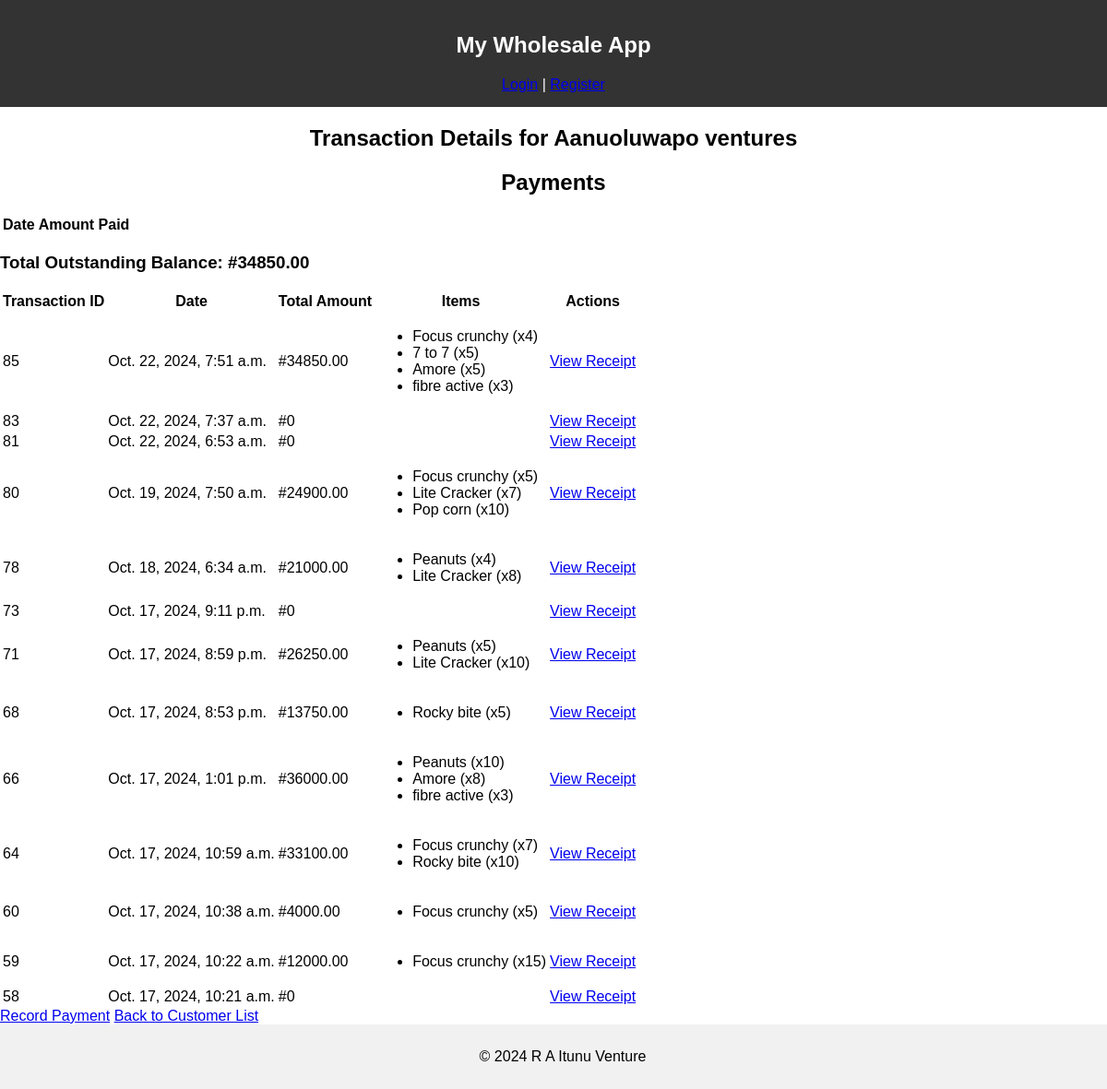
The page /customers/5/ on the database its author committed.
### inventory/models.py (models this page shows, shortened)
class Customer(models.Model):
    name = models.CharField(max_length=100)
    email = models.EmailField(unique=True)
    phone = models.CharField(max_length=15)
    address = models.TextField()
    total_purchases = models.DecimalField(max_digits=10, decimal_places=2, default=0)
    outstanding_balance = models.DecimalField(max_digits=10, decimal_places=2, default=0)

class Transaction(models.Model):
    customer = models.ForeignKey(Customer, on_delete=models.CASCADE)
    user = models.ForeignKey(User, on_delete=models.SET_NULL, null=True)  # Store the user who made the transaction
    date = models.DateTimeField(auto_now_add=True)

class TransactionItem(models.Model):
    transaction = models.ForeignKey(Transaction, on_delete=models.CASCADE, related_name='items')
    product = models.ForeignKey(Product, on_delete=models.CASCADE)
    quantity = models.PositiveIntegerField()

class Product(models.Model):
    name = models.CharField(max_length=100)
    manufacturer = models.ForeignKey(Manufacturer, on_delete=models.CASCADE)
    price = models.DecimalField(max_digits=10, decimal_places=2)
    stock = models.PositiveIntegerField()

### inventory/views.py (the view)
# urls.py: path('customers/<int:customer_id>/', views.customer_detail, name='customer_detail'),
def customer_detail(request, customer_id):
    customer = get_object_or_404(Customer, id=customer_id)
    transactions = Transaction.objects.filter(customer=customer).order_by('-id')
    payments = Payment.objects.filter(customer=customer).order_by('-date_paid')
    transaction_data = []
    for transaction in transactions:
        total_amount = sum(item.product.price * item.quantity for item in transaction.items.all())
        transaction_data.append({
            'transaction': transaction,
            'total_amount': total_amount
        })
    return render(request, 'inventory/customer_detail.html', {
        'customer': customer,
        'transaction_data': transaction_data,  # Transaction details with totals
        'payments': payments  # Payment details
    })

### inventory/templates/inventory/customer_detail.html (shortened to what this page needs)
{% extends 'base.html' %}
{% block content %}
<h2>Transaction Details for {{ customer.name }}</h2>
<h2>Payments</h2>
  <table>
    <thead>
      <tr>
        <th>Date</th>
        <th>Amount Paid</th>
      </tr>
    </thead>
  </table>
  <h3>Total Outstanding Balance: #{{ customer.outstanding_balance }}</h3>
<table>
    <thead>
        <tr>
            <th>Transaction ID</th>
            <th>Date</th>
            <th>Total Amount</th>
            <th>Items</th>
            <th>Actions</th>
        </tr>
    </thead>
    <tbody>
        {% for data in transaction_data %}
        <tr>
            <td>{{ data.transaction.id }}</td>
            <td>{{ data.transaction.date }}</td>
            <td>#{{ data.total_amount }}</td>
            <td>
                <ul>
                    {% for item in data.transaction.items.all %}
                    <li>{{ item.product.name }} (x{{ item.quantity }})</li>
                    {% endfor %}
                </ul>
            </td>
            <td>
                <a href="{% url 'receipt_view' data.transaction.id %}">View Receipt</a>
            </td>
        </tr>
        {% empty %}
        <tr>
            <td colspan="5">No transactions found for this customer.</td>
        </tr>
        {% endfor %}
    </tbody>
</table>
  <a href="{% url 'customer_payment' customer.id %}">Record Payment</a>
  <a href="{% url 'customer_list' %}">Back to Customer List</a>
{% endblock %}

### inventory/static/css/style.css (style rules this page uses)
body { font-family: Arial, sans-serif; margin: 0; padding: 0; display: flex; flex-direction: column; min-height: 100vh; }
h1, h2 { text-align: center; }

### rows shown on the page
Customer: name "Aanuoluwapo ventures", outstanding_balance "34850.00"
Transaction: transaction.id "85", transaction "Oct. 22, 2024, 7:51 a.m.", total_amount "34850.00"
TransactionItem: product.name "Focus crunchy", quantity "4"
TransactionItem: product.name "7 to 7", quantity "5"
TransactionItem: product.name "Amore", quantity "5"
TransactionItem: product.name "fibre active", quantity "3"
Transaction: transaction.id "83", transaction "Oct. 22, 2024, 7:37 a.m.", total_amount "0"
Transaction: transaction.id "81", transaction "Oct. 22, 2024, 6:53 a.m.", total_amount "0"
Transaction: transaction.id "80", transaction "Oct. 19, 2024, 7:50 a.m.", total_amount "24900.00"
TransactionItem: product.name "Focus crunchy", quantity "5"
TransactionItem: product.name "Lite Cracker", quantity "7"
TransactionItem: product.name "Pop corn", quantity "10"
Transaction: transaction.id "78", transaction "Oct. 18, 2024, 6:34 a.m.", total_amount "21000.00"
TransactionItem: product.name "Peanuts", quantity "4"
TransactionItem: product.name "Lite Cracker", quantity "8"
Transaction: transaction.id "73", transaction "Oct. 17, 2024, 9:11 p.m.", total_amount "0"
Transaction: transaction.id "71", transaction "Oct. 17, 2024, 8:59 p.m.", total_amount "26250.00"
TransactionItem: product.name "Peanuts", quantity "5"
TransactionItem: product.name "Lite Cracker", quantity "10"
Transaction: transaction.id "68", transaction "Oct. 17, 2024, 8:53 p.m.", total_amount "13750.00"
TransactionItem: product.name "Rocky bite", quantity "5"
Transaction: transaction.id "66", transaction "Oct. 17, 2024, 1:01 p.m.", total_amount "36000.00"
TransactionItem: product.name "Peanuts", quantity "10"
TransactionItem: product.name "Amore", quantity "8"
TransactionItem: product.name "fibre active", quantity "3"
Transaction: transaction.id "64", transaction "Oct. 17, 2024, 10:59 a.m.", total_amount "33100.00"
TransactionItem: product.name "Focus crunchy", quantity "7"
TransactionItem: product.name "Rocky bite", quantity "10"
Transaction: transaction.id "60", transaction "Oct. 17, 2024, 10:38 a.m.", total_amount "4000.00"
TransactionItem: product.name "Focus crunchy", quantity "5"
Transaction: transaction.id "59", transaction "Oct. 17, 2024, 10:22 a.m.", total_amount "12000.00"
TransactionItem: product.name "Focus crunchy", quantity "15"
Transaction: transaction.id "58", transaction "Oct. 17, 2024, 10:21 a.m.", total_amount "0"
